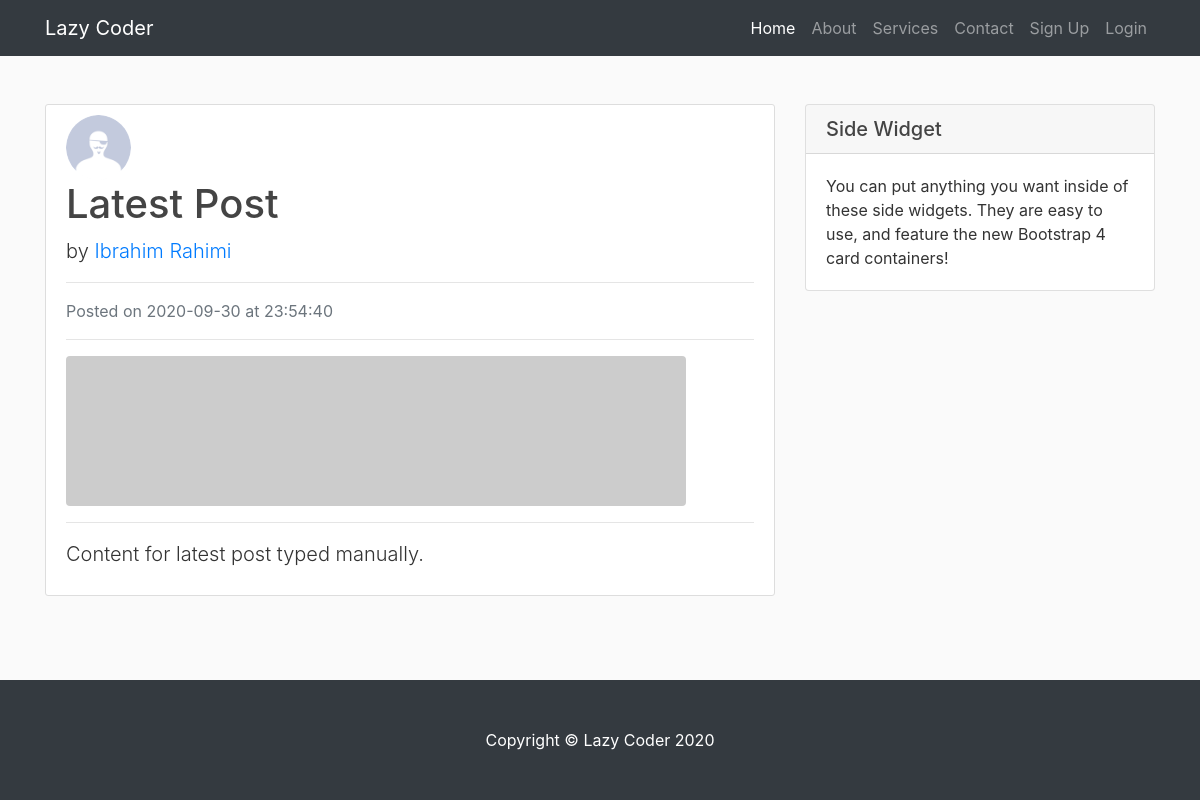
The app's page /post/16 with its own data.
### blog/models.py (models this page shows, shortened)
class User(db.Model, UserMixin):
    id = db.Column(db.Integer, primary_key=True)
    username = db.Column(db.String(255), unique=True, nullable=False)
    email = db.Column(db.String(255), unique=True, nullable=False)
    image_file = db.Column(db.String(20), nullable=False, default='default.jpg')
    password = db.Column(db.String(60), nullable = False)
    posts = db.relationship('Post', backref='author', lazy=True)

class Post(db.Model):
    id = db.Column(db.Integer, primary_key=True)
    title = db.Column(db.String(100), nullable=True)
    date_posted = db.Column(db.DateTime, nullable=False, default=datetime.utcnow)
    content = db.Column(db.Text, nullable=False)
    user_id = db.Column(db.Integer, db.ForeignKey('user.id'), nullable=False)

### blog/routes.py (the view)
@app.route('/post/<int:post_id>')
def post(post_id):
    post = Post.query.get_or_404(post_id)
    return render_template('post.html', title=post.title, post=post)

### blog/templates/post.html (shortened to what this page needs)
{% extends 'layout.html' %}
{% block content %}
    <div class="content-section mt-3">
        <img class="rounded-circle article-img" src="{{ url_for('static', filename='profiles/' + post.author.image_file) }}" alt="">
        <div class="media-body">
            <h1 class="artile-title">
                {{ post.title }}
            </h1>
            <p class="lead">
                by <a href="#">{{ post.author.username }}</a>
            </p>
            <hr>
            <p class="text-muted">Posted on {{ post.date_posted.strftime('%Y-%m-%d') }} at {{ post.date_posted.strftime('%H:%M:%S') }}</p>
            <hr>
            <img class="img-fluid rounded" src="http://placehold.it/620x150" alt="">
            <hr>
            <p class="lead">{{ post.content }}</p>
        </div>
    </div>
{% endblock content %}
{% block sidebar %}
    <div class="card my-4">
        <h5 class="card-header">Side Widget</h5>
        <div class="card-body">
          You can put anything you want inside of these side widgets. They are easy to use, and feature the new Bootstrap 4 card containers!
        </div>
    </div>
{% endblock sidebar %}

### blog/static/main.css (style rules this page uses)
body { background: #fafafa; color: #333333; margin-top: 5rem; }
h1, h2, h3, h4, h5, h6 { color: #444444; }
.content-section { background: #ffffff; padding: 10px 20px; border: 1px solid #dddddd; border-radius: 3px; margin-bottom: 20px; }
.article-img { height: 65px; width: 65px; margin-right: 16px; }

### records on screen
User: image_file (picture), author.username "Ibrahim Rahimi"
Post: title "Latest Post", date_posted "2020-09-30", date_posted "23:54:40", content "Content for latest post typed manually."
